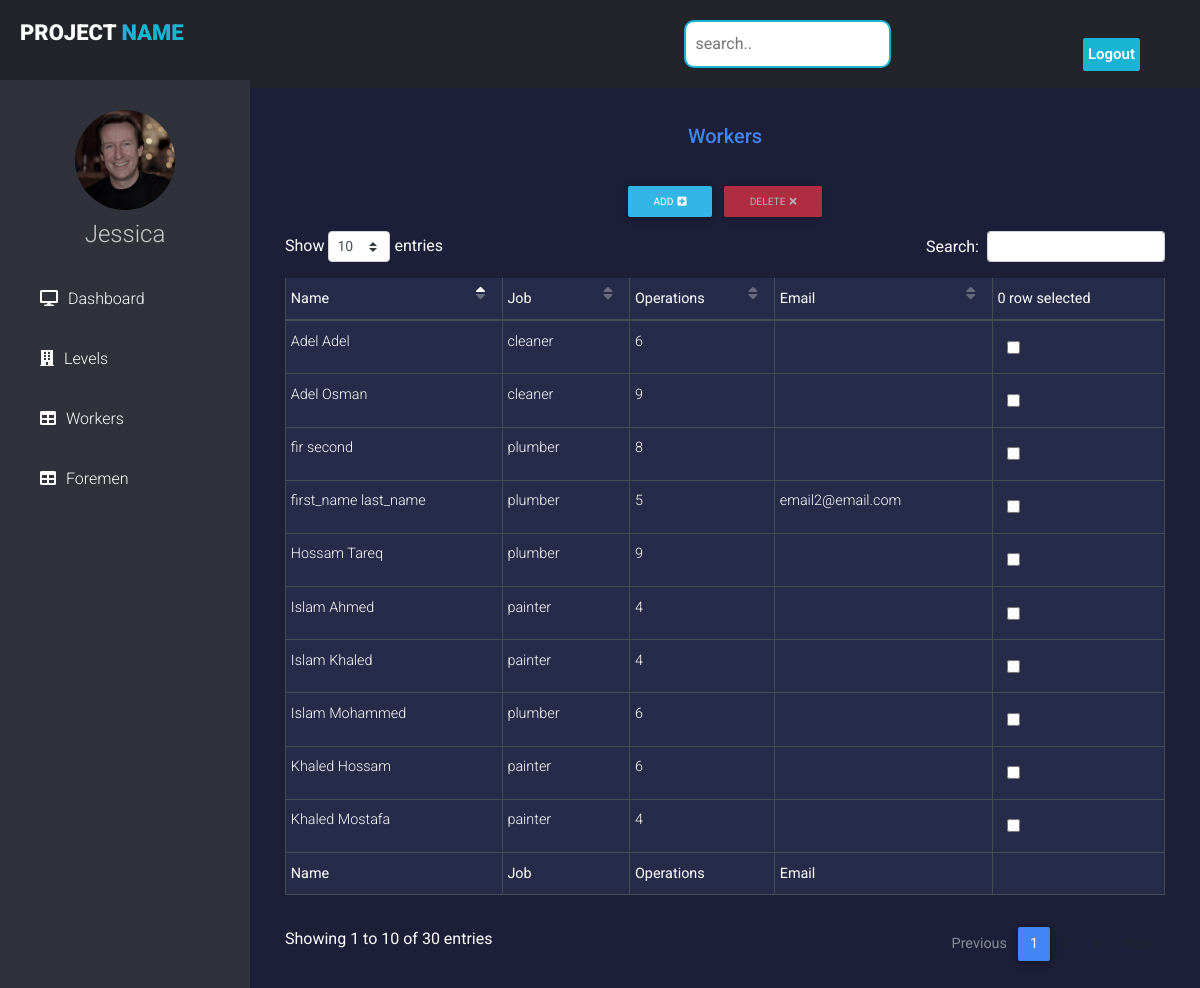
/engineer/workers (signed in), run on the app's committed database.
### accounts/models.py (models this page shows, shortened)
class User(AbstractUser):
    is_engineer = models.BooleanField(default=False)
    is_foreman = models.BooleanField(default=False)
    is_worker = models.BooleanField(default=False)
    type = models.CharField(max_length=10,choices=worker_choices,default='none')

### tower/views.py (the view)
# urls.py: path('engineer/workers',engineer_workers,name="engineer_workers"),
@login_required
def engineer_workers(request):
    if(not request.user.is_engineer):
        return HttpResponse("403 forbidden")
    workers = User.objects.filter(is_worker = True);
    for i in workers:
        print(i.__dict__)
    return render(request,'engineer/workers.html',{'workers':workers})

### templates/engineer/workers.html (shortened to what this page needs)
{% extends 'engineer/base.html' %}
{% load static %}
{% block style %}
<link rel="stylesheet" href="https://use.fontawesome.com/releases/v5.11.2/css/all.css">
<link href="{% static 'css/datatables.min.css' %}" rel="stylesheet">
{% endblock %}
{% block content %}
  <div class="wrapper-editor">
    <div class="block my-4">
      <div class="d-flex justify-content-center">
        <p class="h5 text-primary createShowP">Workers</p>
      </div>
    </div>
    <div class="row d-flex justify-content-center modalWrapper">
      <div class="text-center">
        <a href="" class="btn add btn-info btn-rounded btn-sm" data-toggle="modal" data-target="#modalAdd">Add<i
            class="fas fa-plus-square ml-1"></i></a>
      </div>
      <div class="text-center">
        <button type='button' id='delete_button' class="btn btn-danger btn-sm btn-rounded buttonDelete" data-toggle="modal" data-target="#modalDelete"
          disabled>Delete<i class="fas fa-times ml-1"></i></a>
      </div>
    </div>
<div class="container">
<form action="{% url 'tower:delete_worker' %}" method="POST" id='form'>
{% csrf_token %}
<table id="table" style="background: #262B49" class="table table-bordered table-sm table-dark" cellspacing="0" width="100%">
  <thead>
    <tr>
      <th class="th-sm">Name</th>
      <th class="th-sm">Job</th>
      <th class="th-sm">Operations</th>
      <th class="th-sm">Email</th>
      <th class="th-sm"><span id='counter'>0</span> row selected</th>
    </tr>
  </thead>
  <tbody>
    {% for worker in workers %}
    <tr>
        <td>{{worker.first_name}} {{worker.last_name}}</td>
        <td>{{worker.type}}</td>
        <td>{{worker.operation_set.count}}</td>
        <td>{{worker.email}}</td>
        <td>
          <input class="checkbox-button" type="checkbox" name="id[]" value="{{worker.id}}">
        </td>
    </tr>
    {% endfor %}
  </tbody>
  <tfoot>
    <tr>
      <th class="th-sm">Name</th>
      <th class="th-sm">Job</th>
      <th class="th-sm">Operations</th>
      <th class="th-sm">Email</th>
      <th class="th-sm"></th>
    </tr>
  </tfoot>
</table>
</div>
{% endblock %}

### static/css/engineer_dashboard.css (style rules this page uses)
* { margin: 0; padding: 0; font-family: "Roboto", sans-serif; }
body { background-color: #ccc; }

### static/css/style.css (style rules this page uses)
table.dataTable thead .sorting:after, table.dataTable thead .sorting:before, table.dataTable thead .sorting_asc:after, table.dataTable thead .sorting_asc:before, table.dataTable thead .sorting_asc_disabled:after, table.dataTable thead .sorting_asc_disabled:before, table.dataTable thead .sorting_desc:after, table.dataTable thead .sorting_desc:before, table.dataTable thead .sorting_desc_disabled:after, table.dataTable thead .sorting_desc_disabled:before { bottom: .5em; }
body { background-color: #1D1E38; }

### templates/engineer/workers.html (style rules this page uses)
input[type=checkbox] { margin: 10px; cursor: pointer; -moz-transform: scale(1.4); }
body { color:white; }

### data on the page
User: first_name "Hossam", last_name "Tareq", type "plumber", operation_set.count "9"
User: first_name "Islam", last_name "Khaled", type "painter", operation_set.count "4"
User: first_name "Adel", last_name "Adel", type "cleaner", operation_set.count "6"
User: first_name "Islam", last_name "Ahmed", type "painter", operation_set.count "4"
User: first_name "Adel", last_name "Osman", type "cleaner", operation_set.count "9"
User: first_name "Islam", last_name "Mohammed", type "plumber", operation_set.count "6"
User: first_name "Khaled", last_name "Mostafa", type "painter", operation_set.count "4"
User: first_name "Khaled", last_name "Hossam", type "painter", operation_set.count "6"
User: first_name "fir", last_name "second", type "plumber", operation_set.count "8"
User: first_name "first_name", last_name "last_name", type "plumber", operation_set.count "5", email "email2@email.com"
